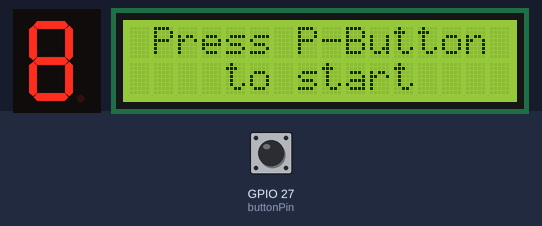
Bench run of a sketch on a simulated ESP32. On the bench: 1-digit seven-segment display, 16×2 character LCD. Wiring (inferred from the names in the program): 1-digit 7-segment display, segments lit when LOW: segments GPIO 15, GPIO 23, GPIO 4, GPIO 2, GPIO 19, GPIO 18, GPIO 5. The inputs (shaded band) are chosen by the test bench; at power-on: GPIO 27 (buttonPin) HIGH. The segment pins are drawn as the display they are named for.

Above: at 1.2 s.
1.3 s: GPIO 27 (buttonPin) pulled LOW for 0.15 s
At 5.2 s:
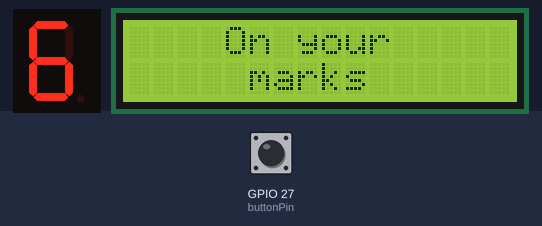
At 10.2 s:
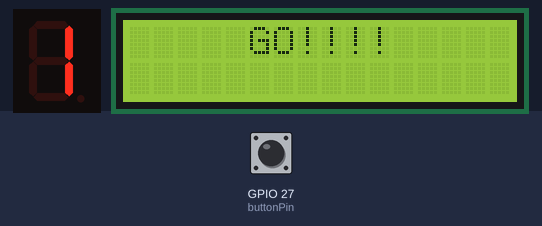
10.4 s: GPIO 27 (buttonPin) pulled LOW for 1 s
At 11.4 s:
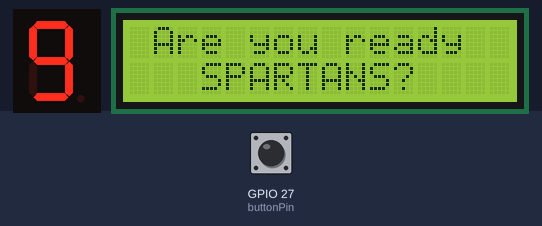
Timing chart, 0 to 13.4 s (numbered marks = the images above; inputs shaded):
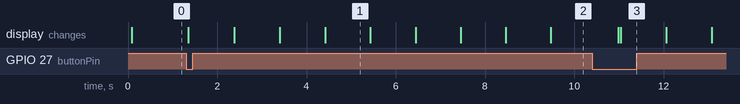

Measured:
- after the input at 1.3 s, the display: first changes after 0.05 s (image 1 shows a later state)
- after the input at 10.4 s, the display: first differs from a run without the input after 0.64 s (image 3)
- what the display in image 1 shows lasts 1.0 s, from 4.4 s to 5.4 s

The sketch:

timers_and_counters.ino
```cpp
#include <Wire.h>
#include <LiquidCrystal_I2C.h>

const int buttonPin = 27; // The push button pin
const int segmentPins[7] = {15, 23, 4, 2, 19, 18, 5}; // Pins connected to the seven-segment display
const int countdownTime = 1000; // Time interval for countdown (milliseconds)

LiquidCrystal_I2C lcd(0x27, 16, 2); // Initialize the LCD with default SDA and SCL pins

void setup() {
  Serial.begin(9600); // Initialize serial communication for debugging
  pinMode(buttonPin, INPUT_PULLUP); // Set the button pin as input with internal pull-up resistor
  for (int i = 0; i < 7; i++) {
    pinMode(segmentPins[i], OUTPUT); // Set the segment pins as outputs
  }
  lcd.begin();
  lcd.backlight();
  lcd.setCursor(1, 0);
  lcd.print("Press P-Button");
  lcd.setCursor(4, 1);
  lcd.print("to start");
}

void loop() {
  if (digitalRead(buttonPin) == LOW) { // Check if the button is pressed
    countdown();
  }
}

void countdown() {
  lcd.clear();
  lcd.setCursor(1, 0);
  lcd.print("Are you ready");
  lcd.setCursor(3, 1);
  lcd.print("SPARTANS?");
  lcd.clear();

  for (int i = 9; i >= 1; i--) {
    displayMessage(i);
    delay(countdownTime);
  }

  // Add a small delay before displaying "GO!!!!" to stabilize the message
  delay(500);

  lcd.clear();
  lcd.setCursor(2, 0);
  lcd.print("GO!!!!");
  displaySevenSegment(0); // Turn off the display after the countdown is finished
}

void displayMessage(int number) {
  lcd.clear();

  if (number >= 7 && number <= 9) {
    lcd.setCursor(1, 0);
    lcd.print("Are you ready");
    lcd.setCursor(3, 1);
    lcd.print("SPARTANS?");
  } else if (number >= 4 && number <= 6) {
    lcd.setCursor(4, 0);
    lcd.print("On your");
    lcd.setCursor(5, 1);
    lcd.print("marks");
  } else if (number == 3) {
    lcd.setCursor(5, 0);
    lcd.print("Ready");
  } else if (number == 2) {
    lcd.setCursor(4, 0);
    lcd.print("Get Set");
  } else if (number == 1) {
    lcd.setCursor(5, 0);
    lcd.print("GO!!!!");
  }

  displaySevenSegment(number);
}

void displaySevenSegment(int number) {
  // Define segment patterns for each number (0 to 9)
  byte segments[][7] = {
    {0, 0, 0, 0, 0, 0, 1}, // 0
    {1, 0, 0, 1, 1, 1, 1}, // 1
    {0, 0, 1, 0, 0, 1, 0}, // 2
    {0, 0, 0, 0, 1, 1, 0}, // 3
    {1, 0, 0, 1, 1, 0, 0}, // 4
    {0, 1, 0, 0, 1, 0, 0}, // 5
    {0, 1, 0, 0, 0, 0, 0}, // 6
    {0, 0, 0, 1, 1, 1, 1}, // 7
    {0, 0, 0, 0, 0, 0, 0}, // 8
    {0, 0, 0, 0, 1, 0, 0}  // 9
  };

  if (number >= 0 && number <= 9) {
    // Display the number on the seven-segment display
    for (int i = 0; i < 7; i++) {
      digitalWrite(segmentPins[i], segments[number][i]);
    }
  } else {
    // Turn off all segments if the number is out of range
    for (int i = 0; i < 7; i++) {
      digitalWrite(segmentPins[i], LOW);
    }
  }
}
```
